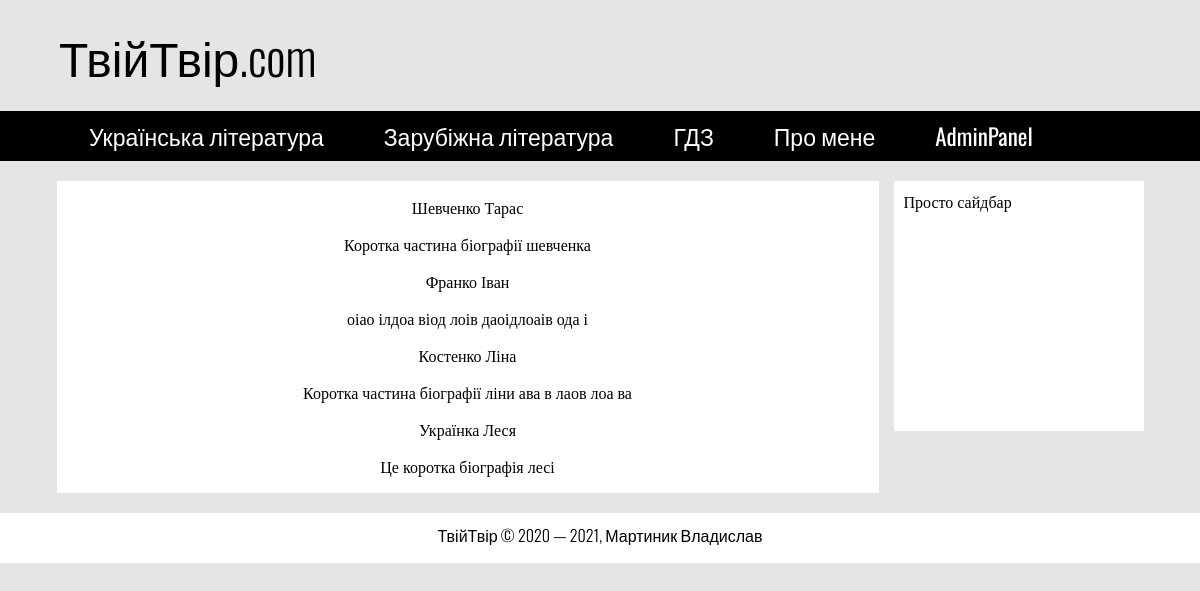
Screenshot of /authors/ with the database file from the repository.
### tables this page shows
CREATE TABLE `authors` (
  `id` int NOT NULL,
  `first_name` varchar(255) NOT NULL COMMENT 'Ім''я письменника',
  `last_name` varchar(255) NOT NULL COMMENT 'Прізвище письменника',
  `short_biography` text NOT NULL COMMENT 'Коротка частина біографії',
  `biography` text NOT NULL COMMENT 'Біографія'
);

### config/routes.php (called while the page is built)
<?php
return array(
	'login' => 'login/index',
	'admnpanel/addauthor' => 'adminpanel/addauthor',
	'admnpanel/addwriting' => 'adminpanel/addwriting',
	'admnpanel/update/author/([1-9]+)' => 'adminpanel/updateauthor/$1',
	'admnpanel/update/writing/([1-9]+)' => 'adminpanel/updatewriting/$1',
	'admnpanel/update' => 'adminpanel/update',
	'admnpanel/delete/author/([1-9]+)' => 'adminpanel/deleteAuthor/$1',
	'admnpanel/delete/writing/([1-9]+)' => 'adminpanel/deleteWriting/$1',
	'admnpanel/delete' => 'adminpanel/delete',
	'admnpanel/select/author/([1-9]+)' => 'adminpanel/selectAuthor/$1',
	'admnpanel/select/writing/([1-9]+)' => 'adminpanel/selectWriting/$1',
	'admnpanel/logout' => 'adminpanel/logout',
	'admnpanel' => 'adminpanel/index',
 	'authors/([1-9]+)' => 'authors/view/$1',
	'authors' => 'authors/index',
	'writings/([1-9]+)' => 'writings/view/$1',
	'' => 'site/index',
);

### controllers/AuthorsController.php (called while the page is built, shortened)
<?php
include_once ROOT. '/models/Authors.php';
class AuthorsController
{
	public function actionIndex()
		{
			$authorsList = Authors::getAuthorsList();
			include_once ROOT. '/views/Authors/authorsList.php';
			return true;
		}
}

### index.php (called while the page is built, shortened)
<?php
require_once(ROOT.'/components/Router.php');
$router = new Router();
$router->run();

### models/Authors.php (called while the page is built, shortened)
<?php
class Authors
{
  public static function getAuthorsList()
  {
    $db = Db::getConnection();
    $authorList = array();
    $result = $db->query("SELECT * FROM authors");
    $i = 0;
    while ($row = $result->fetch() ) {
      $authorList[$i]['id'] = $row['id'];
      $authorList[$i]['first_name'] = $row['first_name'];
      $authorList[$i]['last_name'] = $row['last_name'];
      $authorList[$i]['short_biography'] = $row['short_biography'];
      $i++;
    }
    return $authorList;
  }
}

### views/Authors/authorsList.php (the view)
<?php require_once(ROOT.'/views/header.php') ?>
      <div class="row">
        <div class="content">
          <nav class="content-menu">
         	  <?php foreach ($authorsList as $authorItem) :?>
              <?php $i = 0; ?>
    					<p><a href="<?php echo '/authors/' . $authorItem['id'] ?>"><?php echo $authorItem['last_name'] . ' ' . $authorItem['first_name']; ?></a></p>
    					<p><?php echo $authorItem['short_biography']; $i++; ?></p>
			      <?php endforeach;?>
          </nav>
        </div>
        <div class="sidebar">
          <?php require_once(ROOT.'/views/sidebar.php') ?>
        </div>
      </div>
      <div class="footer">
        <?php require_once(ROOT.'/views/footer.php') ?>
      </div>
    </div>
  </body>
</html>

### components/Router.php (shortened to what this page needs)
<?php
class Router
{
	private $routes;
	public function __construct()
	{
		$routesPath = ROOT.'/config/routes.php';
		$this->routes = include($routesPath);
	}
	private function getURI()
	{
		if (!empty($_SERVER['REQUEST_URI'])) {
		return trim($_SERVER['REQUEST_URI'], '/');
		}
	}
	public function run()
	{
		$uri = $this->getURI();
		foreach ($this->routes as $uriPattern => $path) {
			if(preg_match("~$uriPattern~", $uri)) {
				$internalRoute = preg_replace("~$uriPattern~", $path, $uri);
				$segments = explode('/', $internalRoute);
				$controllerName = array_shift($segments).'Controller';
				$actionName = 'action'.ucfirst((array_shift($segments)));
				$paremeters = $segments;
				$controllerObject = new $controllerName;
				$result = call_user_func_array(array($controllerObject, $actionName), $paremeters);
				if ($result != null) {
					break;
				}
			}
		}
	}
}

### views/header.php (shortened to what this page needs)
<!DOCTYPE html>
<html lang="uk">
  <head>
    <link rel="stylesheet" href="../css/style.css">
  </head>
  <body>
    <div class="wrapper">
      <div class="header">
        <div class="header-top">
          <a href="/" class="logo">ТвійТвір.com</a>
        </div>
        <div class="header-bottom">
          <nav class="menu">
            <ul class="topmenu">
                <li><a href="/authors/">Українська література</a></li>
                <li><a href="">Зарубіжна література</a></li>
                <li><a href="">ГДЗ</a></li>
                <li><a href="">Про мене</a></li>
                <li><a href="/login">AdminPanel</a></li>
            </ul>
          </nav>
        </div>
      </div>

### views/sidebar.php
Просто сайдбар

### views/footer.php
<p class="foot-info">ТвійТвір © 2020 — 2021, Мартиник Владислав</p>

### css/style.css (style rules this page uses)
* { box-sizing: border-box; }
body { background: #e5e5e5; font-size: 100%; margin: 0 auto; }
.header { display: flex; flex-direction: column; }
.header-top { text-align: left; }
.header a { text-decoration: none; display: block; }
.logo { color: black; font-size: 3em; padding: 20px 0; max-width: 1370px; width: 100%; margin: 0 auto; font-family: 'Oswald', sans-serif; font-weight: 300; }
.header-bottom { background: black; }
.menu { display: table; max-width: 1370px; width: 100%; margin: 0 auto; }
.menu > ul { list-style: none; margin: 0; padding: 0; }
.topmenu::after { content: ""; display: table; clear: both; }
.topmenu > li { float: left; position: relative; }
.topmenu > li > a { font-family: 'Oswald', sans-serif; font-weight: 400; font-size: 23px; color: white; padding: 8px 30px; }
.row { width: 100%; max-width: 1370px; padding: 0px; margin: 20px auto; display: flex; justify-content: center; align-items: flex-start; }
.row div { background: white; color: black; text-align: left; }
.content { min-height: 250px; max-width: 1090px; width: 80%; font-family: 'Roboto Slab', serif; margin-right: 30px; }
.content-menu { text-align: center; min-width: 250px; }
.content-menu a { text-decoration:none; padding:2px 20px; color:black; }
.sidebar { width: 19%; max-width: 250px; min-height: 250px; padding: 10px; font-family: 'Roboto Slab', serif; }
.footer { margin: 0 auto; width: 100%; min-height: 50px; background: white; text-align: center; font-family: 'Oswald', sans-serif; font-weight: 300; }
.foot-info { padding-top: 10px; }
@media screen and (min-width:1110px) and (max-width:1370px) { body { margin: 0 auto; } }
@media screen and (min-width:1110px) and (max-width:1370px) { .content { width: 60%; min-width: 822px; margin-right: 15px; } }
@media screen and (min-width:1110px) and (max-width:1370px) { .logo { width: 79%; min-width: 1082px; } }
@media screen and (min-width:1110px) and (max-width:1370px) { .menu { min-width: 1082px; width: 79%; } }
@media screen and (min-width:1110px) and (max-width:1370px) { .sidebar { min-width: 250px; } }

### rows the page displays
authors: last_name "Шевченко", first_name "Тарас", short_biography "Коротка частина біографії шевченка"
authors: last_name "Франко", first_name "Іван", short_biography "оіао ілдоа віод лоів даоідлоаів ода і"
authors: last_name "Костенко", first_name "Ліна", short_biography "Коротка частина біографії ліни ава в лаов лоа ва"
authors: last_name "Українка", first_name "Леся", short_biography "Це коротка біографія лесі"
